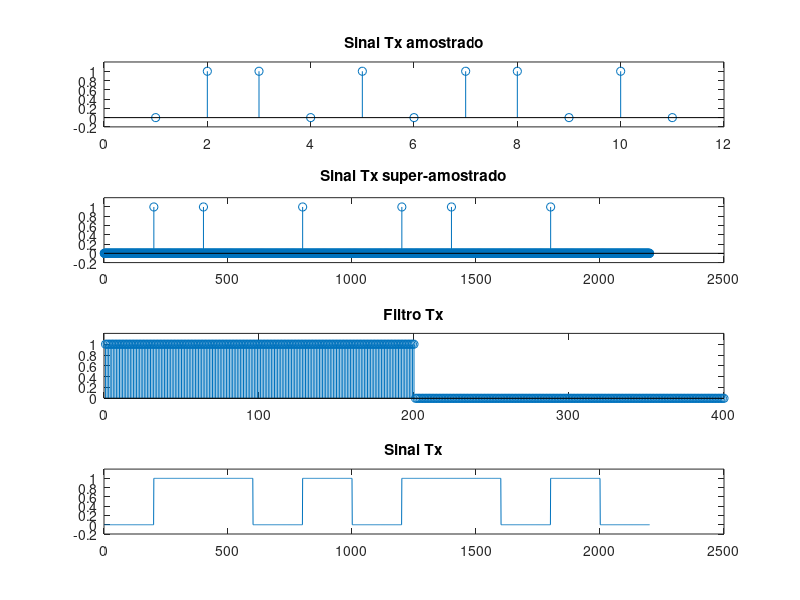
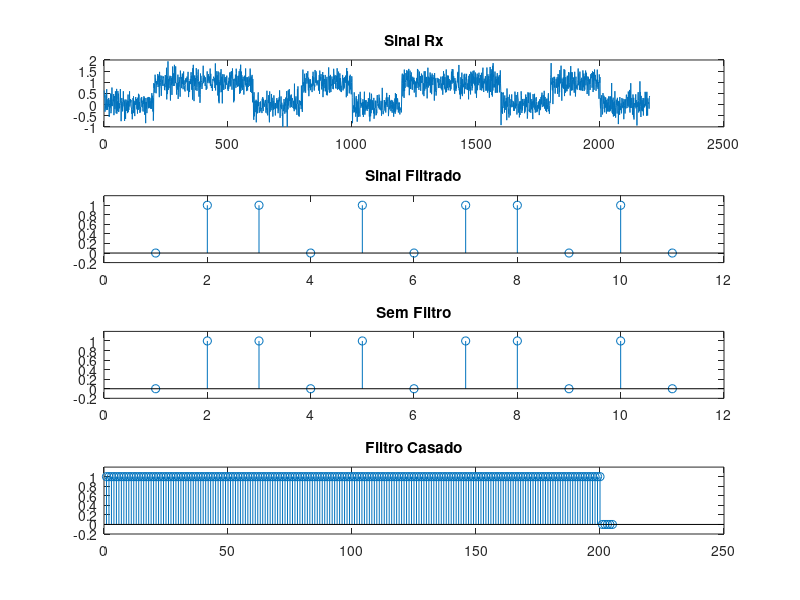

MATLAB code for these plots, in order:
clear all;
close all;
clc;

N = 200;
limiar = 1/2;
filtro_tx = [ones(1,N) zeros(1,N)];
filtro = ones(1,N);
info = [0 1 1 0 1 0 1 1 0 1 0];
info_up = upsample(info, N); %super amostrando sinal
sinal_tx = filter(filtro, 1, info_up);

figure(1)
subplot(411)
stem(info);
title('Sinal Tx amostrado');
ylim([-0.2 1.2])

subplot(412)
stem(info_up);
title('Sinal Tx super-amostrado');
ylim([-0.2 1.2])

subplot(413)
stem(filtro_tx)
title('Filtro Tx');
ylim([0 1.2])

subplot(414)
plot(sinal_tx);
title('Sinal Tx');
ylim([-0.2 1.2])

%acrescentando ruido e enviando sinal
SNR = 10; %10 vezez menor
sinal_rx = awgn(sinal_tx, SNR);

figure(2)
subplot(411)
plot(sinal_rx);
title('Sinal Rx');
%grid on;
ylim([-1 2])

filtro_rx = fliplr(filtro);

sinal_rx_FC = filter(filtro_rx, 1, sinal_rx)/N;
sinal_det_FC = sinal_rx_FC(N:N:end);
info_est_FC = sinal_det_FC > limiar;

subplot(412)
stem(info_est_FC)
title('Sinal Filtrado')
ylim([-0.2 1.2])

sinal_SF = sinal_rx(N:N:end);
info_est = sinal_SF > limiar;

filtro_rx = [filtro_rx zeros(1,5)];
subplot(413)
stem(info_est)
title('Sem Filtro')
ylim([-0.2 1.2])

subplot(414)
stem(filtro_rx);
title('Filtro Casado')
ylim([-0.2 1.2])